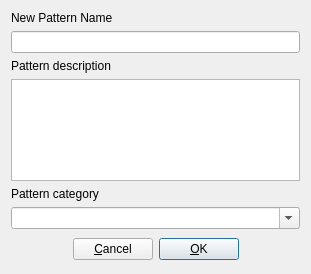
<?xml version="1.0" encoding="UTF-8"?>
<ui version="4.0">
 <class>PatternPropertiesDialog_UI</class>
 <widget class="QDialog" name="PatternPropertiesDialog_UI">
  <property name="geometry">
   <rect>
    <x>0</x>
    <y>0</y>
    <width>311</width>
    <height>274</height>
   </rect>
  </property>
  <property name="windowTitle">
   <string>Form1</string>
  </property>
  <layout class="QGridLayout" name="gridLayout">
   <item row="0" column="0">
    <layout class="QVBoxLayout" name="verticalLayout_2">
     <item>
      <layout class="QVBoxLayout" name="verticalLayout">
       <item>
        <widget class="QLabel" name="TextLabel1">
         <property name="text">
          <string>New Pattern Name</string>
         </property>
        </widget>
       </item>
       <item>
        <widget class="QLineEdit" name="patternNameTxt"/>
       </item>
       <item>
        <widget class="QLabel" name="label_2">
         <property name="text">
          <string>Pattern description</string>
         </property>
        </widget>
       </item>
       <item>
        <widget class="QTextEdit" name="patternDescTxt"/>
       </item>
       <item>
        <widget class="QLabel" name="label">
         <property name="text">
          <string>Pattern category</string>
         </property>
        </widget>
       </item>
       <item>
        <widget class="QComboBox" name="categoryComboBox">
         <property name="editable">
          <bool>true</bool>
         </property>
        </widget>
       </item>
      </layout>
     </item>
     <item>
      <layout class="QHBoxLayout" name="horizontalLayout">
       <item>
        <spacer>
         <property name="orientation">
          <enum>Qt::Horizontal</enum>
         </property>
         <property name="sizeHint" stdset="0">
          <size>
           <width>37</width>
           <height>28</height>
          </size>
         </property>
        </spacer>
       </item>
       <item>
        <widget class="QPushButton" name="cancelBtn">
         <property name="text">
          <string>&amp;Cancel</string>
         </property>
         <property name="shortcut">
          <string>Alt+C</string>
         </property>
        </widget>
       </item>
       <item>
        <widget class="QPushButton" name="okBtn">
         <property name="text">
          <string>&amp;OK</string>
         </property>
         <property name="shortcut">
          <string>Alt+O</string>
         </property>
         <property name="default">
          <bool>true</bool>
         </property>
        </widget>
       </item>
       <item>
        <spacer>
         <property name="orientation">
          <enum>Qt::Horizontal</enum>
         </property>
         <property name="sizeHint" stdset="0">
          <size>
           <width>37</width>
           <height>28</height>
          </size>
         </property>
        </spacer>
       </item>
      </layout>
     </item>
    </layout>
   </item>
  </layout>
 </widget>
 <layoutdefault spacing="6" margin="11"/>
 <resources/>
 <connections/>
</ui>
